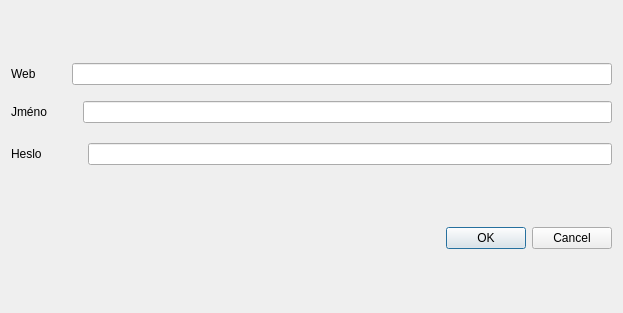
<?xml version="1.0" encoding="UTF-8"?>
<ui version="4.0">
 <class>Dialog</class>
 <widget class="QDialog" name="Dialog">
  <property name="geometry">
   <rect>
    <x>0</x>
    <y>0</y>
    <width>623</width>
    <height>313</height>
   </rect>
  </property>
  <property name="windowTitle">
   <string>Dialog</string>
  </property>
  <layout class="QGridLayout" name="gridLayout">
   <item row="0" column="0">
    <layout class="QVBoxLayout" name="verticalLayout">
     <item>
      <layout class="QHBoxLayout" name="horizontalLayout">
       <item>
        <widget class="QLabel" name="label_2">
         <property name="text">
          <string>Web</string>
         </property>
        </widget>
       </item>
       <item>
        <spacer name="horizontalSpacer_3">
         <property name="orientation">
          <enum>Qt::Horizontal</enum>
         </property>
         <property name="sizeType">
          <enum>QSizePolicy::Fixed</enum>
         </property>
         <property name="sizeHint" stdset="0">
          <size>
           <width>30</width>
           <height>20</height>
          </size>
         </property>
        </spacer>
       </item>
       <item>
        <widget class="QLineEdit" name="lineEdit"/>
       </item>
      </layout>
     </item>
     <item>
      <spacer name="verticalSpacer">
       <property name="orientation">
        <enum>Qt::Vertical</enum>
       </property>
       <property name="sizeType">
        <enum>QSizePolicy::Fixed</enum>
       </property>
       <property name="sizeHint" stdset="0">
        <size>
         <width>10</width>
         <height>10</height>
        </size>
       </property>
      </spacer>
     </item>
     <item>
      <layout class="QHBoxLayout" name="horizontalLayout_2">
       <item>
        <widget class="QLabel" name="label_3">
         <property name="text">
          <string>Jméno</string>
         </property>
        </widget>
       </item>
       <item>
        <spacer name="horizontalSpacer_2">
         <property name="orientation">
          <enum>Qt::Horizontal</enum>
         </property>
         <property name="sizeType">
          <enum>QSizePolicy::Fixed</enum>
         </property>
         <property name="sizeHint" stdset="0">
          <size>
           <width>30</width>
           <height>20</height>
          </size>
         </property>
        </spacer>
       </item>
       <item>
        <widget class="QLineEdit" name="lineEdit_2"/>
       </item>
      </layout>
     </item>
     <item>
      <spacer name="verticalSpacer_2">
       <property name="orientation">
        <enum>Qt::Vertical</enum>
       </property>
       <property name="sizeType">
        <enum>QSizePolicy::Fixed</enum>
       </property>
       <property name="sizeHint" stdset="0">
        <size>
         <width>10</width>
         <height>10</height>
        </size>
       </property>
      </spacer>
     </item>
     <item>
      <layout class="QHBoxLayout" name="horizontalLayout_3">
       <item>
        <widget class="QLabel" name="label_4">
         <property name="text">
          <string>Heslo</string>
         </property>
        </widget>
       </item>
       <item>
        <spacer name="horizontalSpacer">
         <property name="orientation">
          <enum>Qt::Horizontal</enum>
         </property>
         <property name="sizeType">
          <enum>QSizePolicy::Fixed</enum>
         </property>
         <property name="sizeHint" stdset="0">
          <size>
           <width>40</width>
           <height>30</height>
          </size>
         </property>
        </spacer>
       </item>
       <item>
        <widget class="QLineEdit" name="lineEdit_3"/>
       </item>
      </layout>
     </item>
    </layout>
   </item>
   <item row="1" column="0">
    <widget class="QDialogButtonBox" name="buttonBox">
     <property name="orientation">
      <enum>Qt::Horizontal</enum>
     </property>
     <property name="standardButtons">
      <set>QDialogButtonBox::Cancel|QDialogButtonBox::Ok</set>
     </property>
    </widget>
   </item>
  </layout>
 </widget>
 <resources/>
 <connections>
  <connection>
   <sender>buttonBox</sender>
   <signal>accepted()</signal>
   <receiver>Dialog</receiver>
   <slot>accept()</slot>
   <hints>
    <hint type="sourcelabel">
     <x>248</x>
     <y>254</y>
    </hint>
    <hint type="destinationlabel">
     <x>157</x>
     <y>274</y>
    </hint>
   </hints>
  </connection>
  <connection>
   <sender>buttonBox</sender>
   <signal>rejected()</signal>
   <receiver>Dialog</receiver>
   <slot>reject()</slot>
   <hints>
    <hint type="sourcelabel">
     <x>316</x>
     <y>260</y>
    </hint>
    <hint type="destinationlabel">
     <x>286</x>
     <y>274</y>
    </hint>
   </hints>
  </connection>
 </connections>
</ui>
